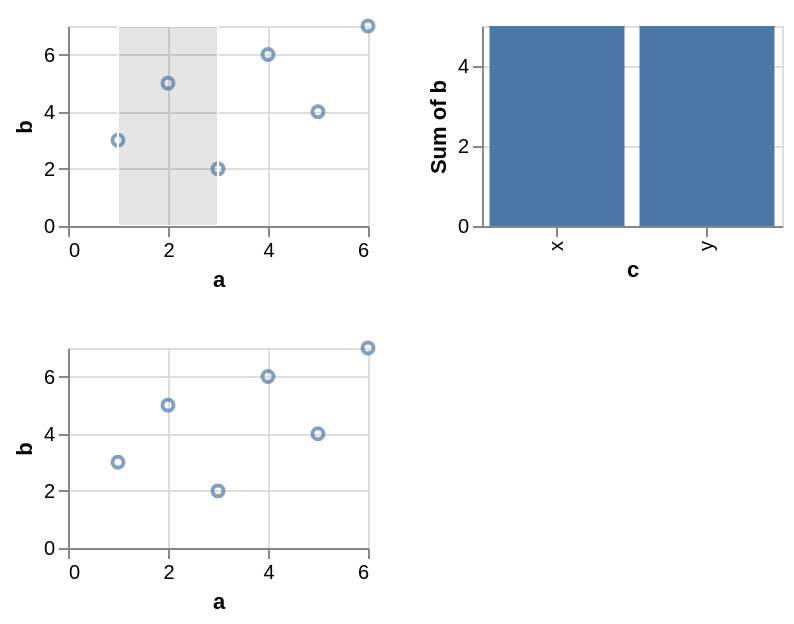

Source (Vega-Lite JSON):
### Vega-Lite specification from a JSON file in a GitHub repository (floating-point values rounded to 4 significant figures)
{"$schema": "https://vega.github.io/schema/vega-lite/v6.json", "data": {"values": [{"a": 1, "b": 3, "c": "x", "d": "2020-01-01"}, {"a": 2, "b": 5, "c": "y", "d": "2020-03-01"}, {"a": 3, "b": 2, "c": "x", "d": "2020-06-01"}, {"a": 4, "b": 6, "c": "z", "d": "2020-09-01"}, {"a": 5, "b": 4, "c": "y", "d": "2021-01-01"}, {"a": 6, "b": 7, "c": "z", "d": "2021-04-01"}]}, "vconcat": [{"hconcat": [{"width": 150, "height": 100, "mark": "point", "encoding": {"x": {"field": "a", "type": "quantitative"}, "y": {"field": "b", "type": "quantitative"}}, "params": [{"name": "brush", "select": {"type": "interval", "encodings": ["x"]}, "value": {"x": [1, 3]}}]}, {"width": 150, "height": 100, "mark": "bar", "encoding": {"x": {"field": "c", "type": "nominal"}, "y": {"field": "b", "type": "quantitative", "aggregate": "sum"}}, "transform": [{"filter": {"param": "brush"}}]}]}, {"width": 150, "height": 100, "mark": "point", "encoding": {"x": {"field": "a", "type": "quantitative"}, "y": {"field": "b", "type": "quantitative"}}}]}
